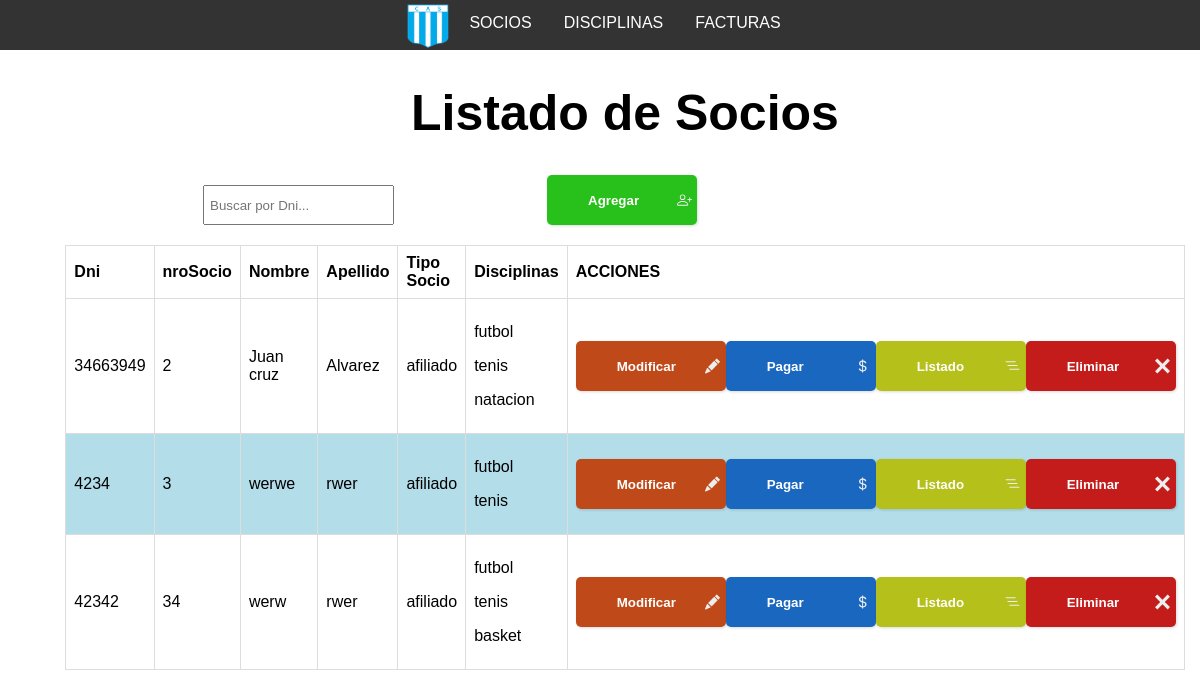
The app's page /, older data.
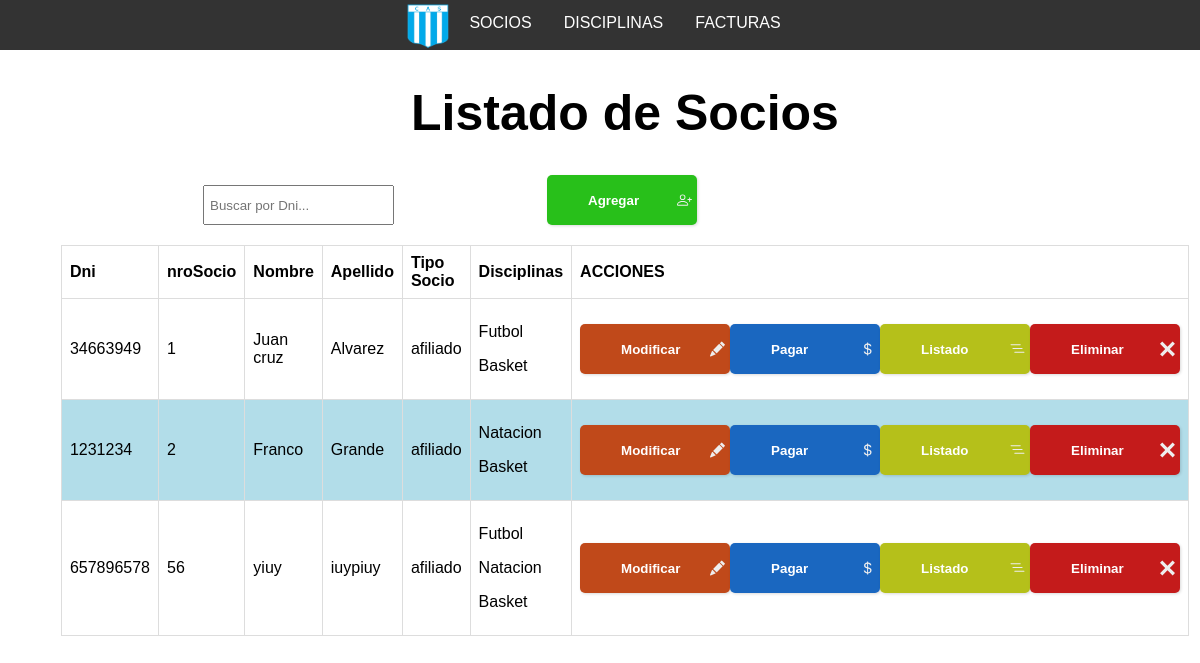
The same page, newer data.
### socios/models.py (models this page shows, shortened)
class Socios(models.Model):
    socio_afiliado = 0
    socio_adherente = 1
    tipo = [
        (socio_afiliado, "Afiliado"),
        (socio_adherente, "Adherente")
    ]
    nroSocio = models.IntegerField(unique=True)
    dni = models.IntegerField(unique=True)
    apellido = models.CharField(max_length=200, blank=True)
    nombre = models.CharField(max_length=200, blank=True)
    tipo_socio = models.PositiveSmallIntegerField(choices=tipo)
    disciplinas = models.ManyToManyField(Disciplinas, through='Inscripcion')

class Disciplinas(models.Model):
    nombre = models.CharField(max_length=100, unique=True, blank=True)
    monto_afiliado = models.IntegerField()
    monto_adherente = models.IntegerField()

### socios/views.py (the view)
# urls.py: path('', views.lista_socios,name="lista_socios"),
def lista_socios(request):
    socios = Socios.objects.all()
    return render(request , "lista_socios.html", {'socios': socios})

### socios/templates/lista_socios.html (shortened to what this page needs)
<!DOCTYPE html>
<html lang="en">
<head>
    {% load static %}
    {% include 'navbar.html' %}
</head>
<body>
    <div class="contenedor">
        <div class="titulo">
            <h1>Listado de Socios</h1>
        </div>
        <div class="botones-cabecera">
                <input type="text" id="myInput" onkeyup="filterTable()" placeholder="Buscar por Dni...">
                <a href="{% url 'alta_socios' %}">
                    <button class="boton-agregar-listado botones-cabecera__agregar"> <span class="text">Agregar</span><span class="icon">
                    </span>
                    </button>
                </a>
        </div>
        <table class="tabla-lista-socios">
            <thead>
                <tr>
                    <th>Dni</th>
                    <th>nroSocio</th>
                    <th>Nombre</th>
                    <th>Apellido</th>
                    <th>Tipo Socio</th>
                    <th>Disciplinas</th>
                    <th>ACCIONES</th>
                </tr>
            </thead>
            <tbody>
                {% for socio in socios %}
                <tr>
                    <td>{{socio.dni}}</td>
                    <td>{{socio.nroSocio}}</td>
                    <td>{{socio.nombre}}</td>
                    <td>{{socio.apellido}}</td>
                    <td>
                        {% if socio.tipo_socio == 0 %}
                            {{ 'afiliado' }}
                        {% else %}
                            {{ 'adherente' }}
                        {% endif %}
                    </td>
                    <td> {% for socioDis in socio.disciplinas.all %}
                        <p>{{socioDis.nombre}}</p>
                        {% endfor %}
                    </td>
                    <td>
                        <div class="botones-listado">
                            <a href="{% url 'modificar_socio' socio.pk %}">
                                <button class="boton-modificar-listado"> <span class="text">Modificar</span><span class="icon">
                                        </span>
                                </button>
                            </a>
                            <a href="{% url 'facturacion' socio.pk %}">
                                <button class="boton-pagar-listado"> <span class="text">Pagar</span><span class="icon">
                                        </span>
                                </button>
                            </a>
                            <a href="{% url 'listado_facturas_socio' socio.pk %}">
                                <button class="boton-lista-listado"> <span class="text">Listado</span><span class="icon">
                                        </span>
                                </button>
                            </a>
                            <a href="{% url 'eliminar_socio' socio.pk %}">
                                <button class="boton-eliminar-listado"> <span class="text">Eliminar</span><span class="icon">
                                    <svg xmlns="http://www.w3.org/2000/svg"
                                    width="24" height="24" viewBox="0 0 24 24">
                                    <path d="M24 20.188l-8.315-8.209 8.2-8.282-3.697-3.697-8.212 8.318-8.31-8.203-3.666 3.666 8.321 8.24-8.206 8.313 3.666 3.666 8.237-8.318 8.285 8.203z"></path>
                                </svg></span>
                                </button>
                            </a>
                        </div>
                    </td>
                </tr>
                {% endfor %}
            </tbody>
        </table>
    </div>
</body>
</html>

### socios/templates/navbar.html (shortened to what this page needs)
{% load static %}
<link rel="stylesheet" href="{% static 'css/tablas.css' %}">
<link rel="stylesheet" href="{% static 'css/navbar.css' %}">
<link rel="stylesheet" href="{% static 'css/botones.css' %}">
<section>
  <nav>
      <img src="{% static 'img/logo.png' %}" alt="asd" height="50px" width="50px">
      <a href="{% url 'lista_socios' %}">SOCIOS</a>
      <a href="{% url 'lista_disciplinas' %}">DISCIPLINAS</a>
      <a href="{% url 'listado_facturas' %}">FACTURAS</a>
      </nav>
</section>

### static/css/tablas.css (style rules this page uses)
body { font-family: Arial, sans-serif; margin: 0; padding: 0; }
.contenedor { margin-left: 50px; }
.tabla-lista-socios , .tabla-lista-disciplinas { width: 80%; margin: 20px auto; border-collapse: collapse; margin-top: 20px; }
tr:nth-child(even) { background-color: #b2dde9; }
th, td { border: 1px solid #ddd; padding: 8px; text-align: left; }
input[type="text"] { padding: 5px; margin-top: 10px; }
a { text-decoration: none; }

### static/css/navbar.css (style rules this page uses)
nav { background-color: #333; overflow: hidden; display: flex; flex-direction: row; justify-content: center; }
nav a { float: left; display: block; color: white; text-align: center; padding: 14px 16px; text-decoration: none; }

### static/css/botones.css (style rules this page uses)
:root { --boton-eliminar-color: #c41b1b; --boton-agregar-color: #28c01a; --boton-pagar-color: #1a67c0; --boton-lista-color: #b5c01a; --boton-modificar-color: #c0491a; }
.botones-cabecera { display: flex; flex-direction: row; justify-content: space-evenly; }
.botones-cabecera__agregar { margin-right: 350px; }
.botones-listado { display: flex; flex-direction: row; justify-content: space-evenly; }
h1 { text-align: center; font-size: 50px; }
.boton-eliminar-listado { width: 150px; height: 50px; cursor: pointer; display: flex; align-items: center; background: var(--boton-eliminar-color); border: none; border-radius: 5px; box-shadow: 1px 1px 3px rgba(0,0,0,0.15); }
.boton-eliminar-listado, button span { transition: 200ms; }
.boton-eliminar-listado .text { transform: translateX(35px); color: white; font-weight: bold; }
.boton-eliminar-listado .icon { position: absolute; border-left: 1px solid var(--boton-eliminar-color); transform: translateX(110px); height: 40px; width: 40px; display: flex; align-items: center; justify-content: center; }
.boton-eliminar-listado svg { width: 15px; fill: #eee; }
.boton-agregar-listado { width: 150px; height: 50px; cursor: pointer; display: flex; align-items: center; background: var( --boton-agregar-color); border: none; border-radius: 5px; box-shadow: 1px 1px 3px rgba(0,0,0,0.15); }
.boton-agregar-listado, button span { transition: 200ms; }
.boton-agregar-listado .text { transform: translateX(35px); color: white; font-weight: bold; }
.boton-agregar-listado .icon { position: absolute; border-left: 1px solid var( --boton-agregar-color); transform: translateX(110px); height: 40px; width: 40px; display: flex; align-items: center; justify-content: center; }
.boton-agregar-listado svg { width: 15px; fill: #eee; }
.boton-pagar-listado { width: 150px; height: 50px; cursor: pointer; display: flex; align-items: center; background: var( --boton-pagar-color); border: none; border-radius: 5px; box-shadow: 1px 1px 3px rgba(0,0,0,0.15); }
.boton-pagar-listado, button span { transition: 200ms; }
.boton-pagar-listado .text { transform: translateX(35px); color: white; font-weight: bold; }
.boton-pagar-listado .icon { position: absolute; border-left: 1px solid var( --boton-pagar-color); transform: translateX(110px); height: 40px; width: 40px; display: flex; align-items: center; justify-content: center; }
.boton-pagar-listado svg { width: 15px; fill: #eee; }
.boton-lista-listado { width: 150px; height: 50px; cursor: pointer; display: flex; align-items: center; background: var( --boton-lista-color); border: none; border-radius: 5px; box-shadow: 1px 1px 3px rgba(0,0,0,0.15); }
.boton-lista-listado, button span { transition: 200ms; }
.boton-lista-listado .text { transform: translateX(35px); color: white; font-weight: bold; }
.boton-lista-listado .icon { position: absolute; border-left: 1px solid var( --boton-lista-color); transform: translateX(110px); height: 40px; width: 40px; display: flex; align-items: center; justify-content: center; }
.boton-lista-listado svg { width: 15px; fill: #eee; }
.boton-modificar-listado { width: 150px; height: 50px; cursor: pointer; display: flex; align-items: center; background: var( --boton-modificar-color); border: none; border-radius: 5px; box-shadow: 1px 1px 3px rgba(0,0,0,0.15); }
.boton-modificar-listado, button span { transition: 200ms; }
.boton-modificar-listado .text { transform: translateX(35px); color: white; font-weight: bold; }
.boton-modificar-listado .icon { position: absolute; border-left: 1px solid var( --boton-modificar-color); transform: translateX(110px); height: 40px; width: 40px; display: flex; align-items: center; justify-content: center; }
.boton-modificar-listado svg { width: 15px; fill: #eee; }

Row changes from the older to the newer data that the page shows:
removed Socios: dni "34663949", nroSocio "2", nombre "Juan cruz", apellido "Alvarez", value "afiliado"
removed Disciplinas: nombre "futbol"
removed Disciplinas: nombre "tenis"
removed Disciplinas: nombre "natacion", shown under "34663949"
removed Socios: dni "4234", nroSocio "3", nombre "werwe", apellido "rwer", value "afiliado"
removed Socios: dni "42342", nroSocio "34", nombre "werw", apellido "rwer", value "afiliado"
removed Disciplinas: nombre "basket", shown under "42342"
added Socios: dni "34663949", nroSocio "1", nombre "Juan cruz", apellido "Alvarez", value "afiliado"
added Disciplinas: nombre "Futbol"
added Disciplinas: nombre "Basket"
added Socios: dni "1231234", nroSocio "2", nombre "Franco", apellido "Grande", value "afiliado"
added Disciplinas: nombre "Natacion"
added Socios: dni "657896578", nroSocio "56", nombre "yiuy", apellido "iuypiuy", value "afiliado"
